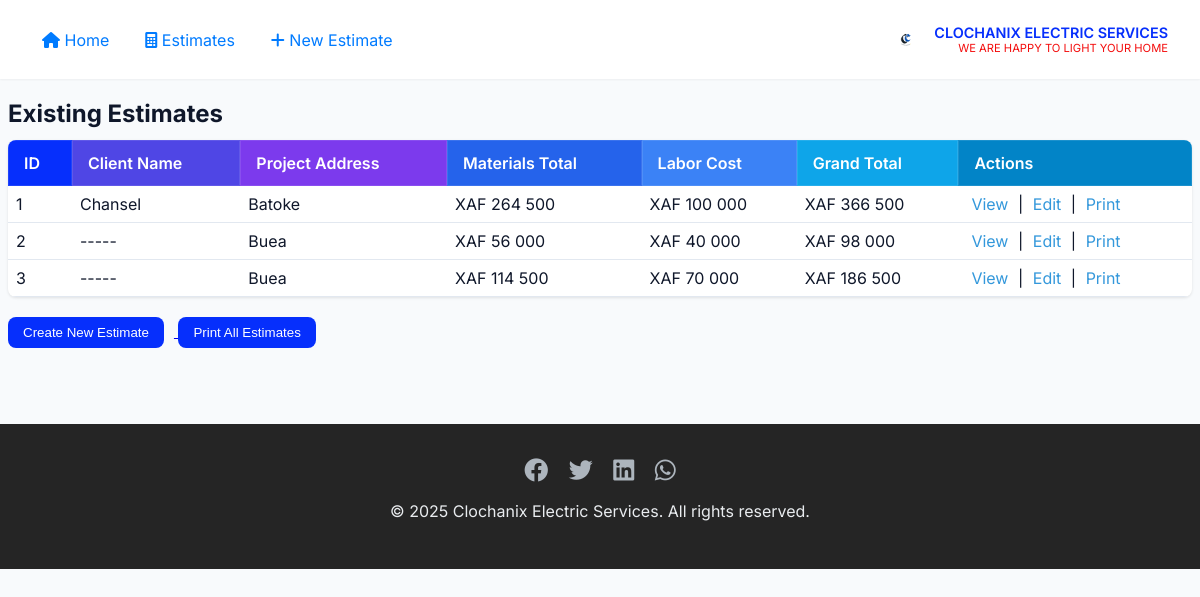
The page / on the database its author committed.
### models.py (models this page shows)
class Estimate(db.Model):
    id = db.Column(db.Integer, primary_key=True)
    client_name = db.Column(db.String(100))
    project_address = db.Column(db.String(200))
    labor_cost = db.Column(db.Float)
    materials = db.relationship('Material', backref='estimate', lazy=True)
    signature = db.Column(db.Text, nullable=True)  # Store base64 signature data
    signature_date = db.Column(db.DateTime, nullable=True)
    project_title = db.Column(db.String(200), nullable=True)
    project_manager = db.Column(db.String(100), nullable=True)
    project_location = db.Column(db.String(200), nullable=True)
    additional_costs = db.relationship('AdditionalCost', backref='estimate', lazy=True)
    estimate_date = db.Column(db.DateTime, default=datetime.now)

### app.py (the view)
@app.route('/')
def index():
    estimates = Estimate.query.all()
    estimate_totals = {}
    for estimate in estimates:
        materials_total = sum(
            type.quantity * type.unit_price
            for material in estimate.materials
            for type in material.types
        )
        additional_costs_total = sum(cost.amount for cost in estimate.additional_costs)
        estimate_totals[estimate.id] = {
            'materials': materials_total,
            'additional_costs': additional_costs_total,
            'total': materials_total + additional_costs_total + estimate.labor_cost
        }
    return render_template('index.html', estimates=estimates, estimate_totals=estimate_totals)

### templates/index.html
{% extends "base.html" %}
{% block head %}
    <link rel="stylesheet" href="{{ url_for('static', filename='css/index.css') }}">
{% endblock %}
{% block content %}
    <h2>Existing Estimates</h2>
    <table>
        <tr>
            <th>ID</th>
            <th>Client Name</th>
            <th>Project Address</th>
            <th>Materials Total</th>
            <th>Labor Cost</th>
            <th>Grand Total</th>
            <th>Actions</th>
        </tr>
        {% for estimate in estimates %}
        <tr>
            <td>{{ estimate.id }}</td>
            <td>{{ estimate.client_name }}</td>
            <td>{{ estimate.project_address }}</td>
            <td>XAF {{ "{:,.0f}".format(estimate_totals[estimate.id]['materials'])|replace(",", " ")|replace(".", ",") }}</td>
            <td>XAF {{ "{:,.0f}".format(estimate.labor_cost)|replace(",", " ")|replace(".", ",") }}</td>
            <td>XAF {{ "{:,.0f}".format(estimate_totals[estimate.id]['total'])|replace(",", " ")|replace(".", ",") }}</td>
            <td>
                <a href="{{ url_for('view_estimate', estimate_id=estimate.id) }}">View</a> |
                <a href="{{ url_for('edit_estimate', estimate_id=estimate.id) }}">Edit</a> |
                <a href="{{ url_for('download_pdf', estimate_id=estimate.id) }}" target="_blank">Print</a>
            </td>
        </tr>
        {% endfor %}
    </table>
    <div class="button-group">
        <a href="{{ url_for('create_estimate') }}">
            <button>Create New Estimate</button>
        </a>
        <a href="{{ url_for('print_all_estimates') }}" target="_blank">
            <button>Print All Estimates</button>
        </a>
    </div>
{% endblock %}

### templates/base.html (shortened to what this page needs)
<!DOCTYPE html>
<html>
<head>
    <link rel="stylesheet" href="{{ url_for('static', filename='css/styles.css') }}">
    <link rel="stylesheet" href="https://pro.fontawesome.com/releases/v6.0.0-beta3/css/all.css">
    {% block head %}{% endblock %}
</head>
<body>
    <nav>
        <div class="nav-content">
            <div class="brand">
                <div class="nav-links main-links">
                    <a href="{{ url_for('index') }}" class="nav-link"><i class="fas fa-home"></i> Home</a>
                    <a href="{{ url_for('index') }}" class="nav-link"><i class="fas fa-calculator"></i> Estimates</a>
                    <a href="{{ url_for('create_estimate') }}" class="button"><i class="fas fa-plus"></i> New Estimate</a>
                </div>
            </div>
            <div class="company-info">
                <img src="{{ url_for('static', filename='images/logos.png') }}" alt="Clochanix Electric Logo" class="logo-small">
                <div class="company-text">
                    <div class="company-name">CLOCHANIX ELECTRIC SERVICES</div>
                    <div class="company-slogan">WE ARE HAPPY TO LIGHT YOUR HOME</div>
                </div>
            </div>
        </div>
    </nav>
    <div class="container">
        {% block content %}{% endblock %}
    </div>
    <footer class="footer">
        <div class="footer-content">
            <div class="social-links">
                <a href="https://www.facebook.com/clochanix" target="_blank"><i class="fab fa-facebook"></i></a>
                <a href="https://twitter.com/clochanix" target="_blank"><i class="fab fa-twitter"></i></a>
                <a href="https://www.linkedin.com/company/clochanix" target="_blank"><i class="fab fa-linkedin"></i></a>
                <a href="https://api.whatsapp.com/+237680547526" target="_blank"><i class="fab fa-whatsapp"></i></a>
            </div>
            <p>&copy; <span id="currentYear"></span> Clochanix Electric Services. All rights reserved.</p>
        </div>
    </footer>
</body>
</html>

### static/css/styles.css (style rules this page uses)
:root { --primary: #062ffc; --secondary: #64748b; --success: #16a34a; --danger: #dc2626; --background: #f8fafc; --surface: #ffffff; --text: #0f172a; --accent: #f30505f8; }
body { font-family: 'Inter', system-ui, sans-serif; margin: 0; padding: 0; background: var(--background); color: var(--text); }
.container { max-width: 1280px; margin: 0 auto; padding: 0.5rem; }
nav { background: var(--surface); box-shadow: 0 1px 2px 0 rgb(0 0 0 / 0.05); padding: 1rem; position: sticky; top: 0; z-index: 100; backdrop-filter: blur(8px); }
.nav-content { max-width: 1280px; margin: 0 auto; display: flex; justify-content: space-between; align-items: center; padding: 0.5rem 1rem; }
table { width: 100%; border-spacing: 0; border-radius: 0.5rem; background: var(--surface); box-shadow: 0 1px 3px 0 rgb(0 0 0 / 0.1); overflow: hidden; margin-bottom: 0.75rem; }
th, td { padding: 0.5rem; border-bottom: 1px solid #e2e8f0; }
th { background: #f8fafc; font-weight: 600; text-align: left; }
table th:nth-child(1) { background-color: #062ffc; color: white; }
table th:nth-child(2) { background-color: #4f46e5; color: white; }
table th:nth-child(3) { background-color: #7c3aed; color: white; }
table th:nth-child(4) { background-color: #2563eb; color: white; }
table th:nth-child(5) { background-color: #3b82f6; color: white; }
table th:nth-child(6) { background-color: #0ea5e9; color: white; }
table th:nth-child(7) { background-color: #0284c7; color: white; }
table th { transition: all 0.3s ease; padding: 12px 15px; font-weight: 600; text-align: left; border: 1px solid rgba(255, 255, 255, 0.1); }
button { padding: 0.75rem 1.5rem; border-radius: 0.5rem; border: none; font-weight: 500; cursor: pointer; transition: all 0.2s; background: var(--primary); color: white; }
nav a { text-decoration: none; padding: 5px 10px; color: #007bff; }
.brand { display: flex; align-items: center; gap: 1rem; }
.footer { background-color: rgba(0, 0, 0, 0.85); color: #e9ecef; padding: 2rem 0; margin-top: 3rem; }
.footer-content { max-width: 1280px; margin: 0 auto; text-align: center; }
.social-links { margin-bottom: 1rem; }
.social-links a { color: #adb5bd; font-size: 1.5rem; margin: 0 0.5rem; transition: color 0.3s; }
.company-info { display: flex; align-items: center; gap: 0.5rem; }
.logo-small { width: 40px; height: auto; border-radius: 4px; }
.company-text { text-align: right; }
.company-name { color: var(--primary); font-size: 0.9rem; font-weight: 600; }
.company-slogan { color: var(--accent); font-size: 0.7rem; }
.main-links { display: flex; gap: 1rem; align-items: center; }
img { max-width: 100%; height: auto; }
h1, h2, h3, h4 { margin: 0.75rem 0; }

### static/css/index.css (style rules this page uses)
.button-group { margin: 20px 0; }
.button-group button { margin-right: 10px; padding: 8px 15px; }
td a { color: #3498db; text-decoration: none; margin: 0 5px; }

### rows shown on the page
Estimate: id "1", client_name "Chansel", project_address "Batoke", id "264 500", labor_cost "100 000", id "366 500"
Estimate: id "2", client_name "-----", project_address "Buea", id "56 000", labor_cost "40 000", id "98 000"
Estimate: id "3", client_name "-----", project_address "Buea", id "114 500", labor_cost "70 000", id "186 500"
